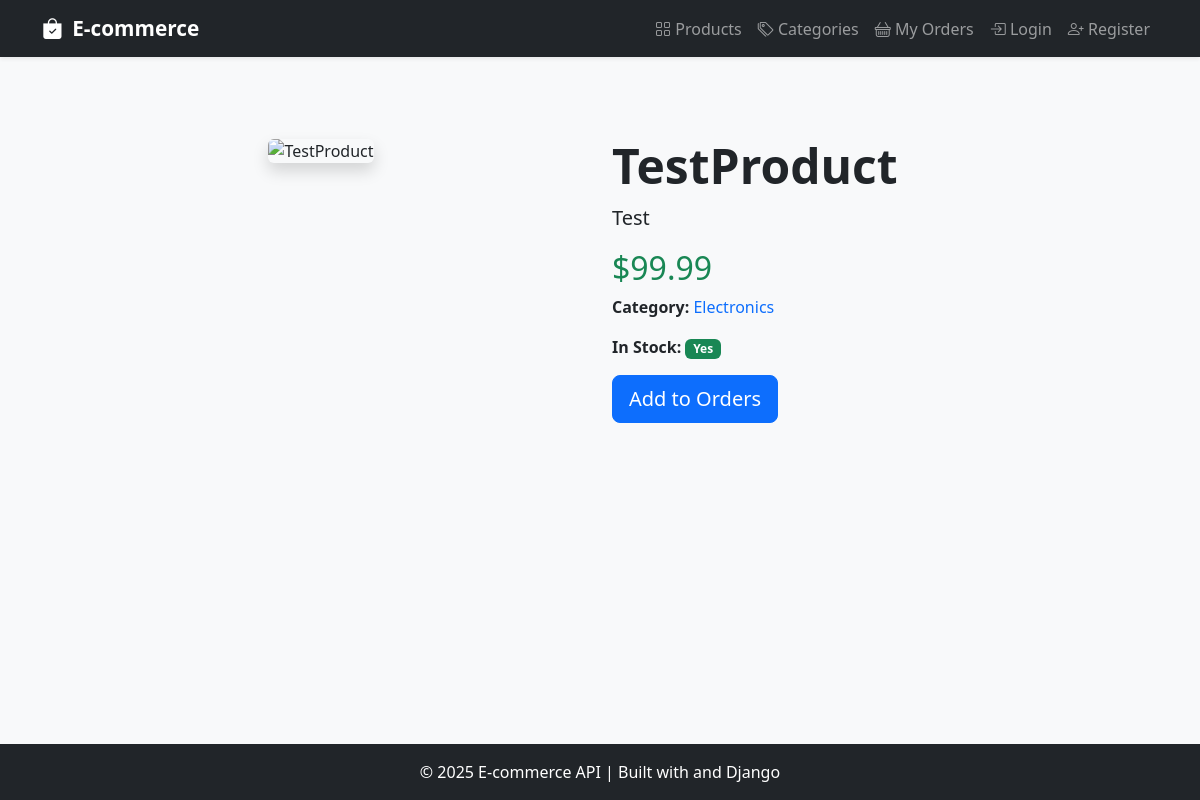
The app's page /products/5/ with its own data.
### products/models.py (models this page shows, shortened)
class Product(models.Model):
    name = models.CharField(max_length=100, unique=True, blank=False)  # Required
    description = models.TextField(blank=True)
    price = models.DecimalField(
        max_digits=10, decimal_places=2, blank=False,
        validators=[MinValueValidator(0.01)]  # Price > 0
    )
    category = models.ForeignKey(Category, on_delete=models.CASCADE, related_name='products', default=1)
    stock_quantity = models.PositiveIntegerField(
        default=0, blank=False,
        validators=[MinValueValidator(0)]  # Stock >= 0
    )
    image_url = models.URLField(max_length=200, blank=True)
    created_date = models.DateTimeField(auto_now_add=True)

class Category(models.Model):
    name = models.CharField(max_length=100, unique=True)
    description = models.TextField(blank=True)

### products/views.py (the view)
# urls.py: path('products/<int:pk>/', product_detail_view, name='product_detail'),
def product_detail_view(request, pk):
    product = get_object_or_404(Product, pk=pk)
    context = {'product': product}
    return render(request, 'product_detail.html', context)

### templates/product_detail.html (shortened to what this page needs)
{% extends "base.html" %}
{% block content %}
<div class="container mt-5">
    <div class="row g-4">
        <div class="col-md-6 text-center">
            <img src="{{ product.image_url }}" alt="{{ product.name }}" class="img-fluid rounded shadow" style="max-height: 400px;">
        </div>
        <div class="col-md-6">
            <h1 class="display-5 fw-bold">{{ product.name }}</h1>
            <p class="lead">{{ product.description }}</p>
            <h2 class="text-success">${{ product.price }}</h2>
            <p>
                <strong>Category:</strong>
                <a href="{% url 'category_detail' product.category.id %}" class="text-decoration-none">{{ product.category.name }}</a>
            </p>
            <p>
                <strong>In Stock:</strong>
                {% if product.stock_quantity > 0 %}
                    <span class="badge bg-success">Yes</span>
                {% else %}
                    <span class="badge bg-danger">No</span>
                {% endif %}
            </p>
            <div class="d-flex flex-wrap gap-2 mt-3">
                <button id="add-to-order-btn" class="btn btn-primary btn-lg">Add to Orders</button>
            </div>
        </div>
    </div>
</div>
{% endblock %}

### templates/base.html (style rules this page uses)
body { background-color: #f8f9fa; }

### records on screen
Product: name "TestProduct", description "Test", price "99.99", category.name "Electronics"
